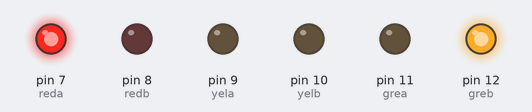
Simulated run of this sketch. Board: Arduino Uno, built with avr-gcc and run on an emulated ATmega328P. Parts: output pins drawn as LEDs (lit = HIGH).

Above: at 0.1 s.
At 25.1 s:
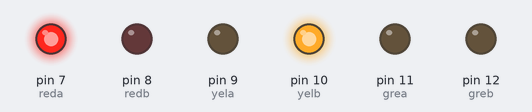
At 27.6 s:
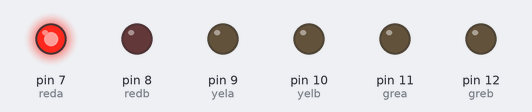
At 30.1 s:
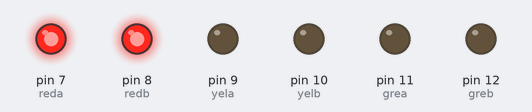
At 32.1 s:
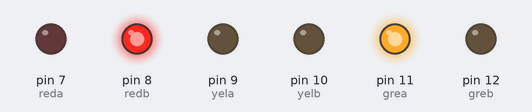
Timing chart, 0 to 33.6 s (numbered marks = the images above):
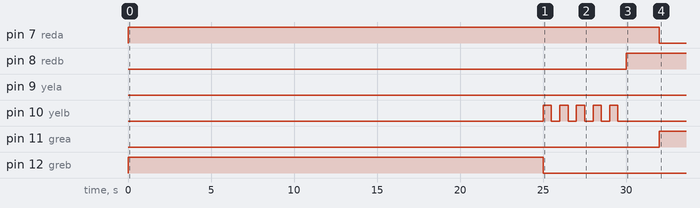

Measured:
- by itself, pin 7 (reda): LOW → HIGH at 0.00 s, → LOW 32.0 s later
- by itself, pin 8 (redb): LOW → HIGH at 30.0 s
- by itself, pin 10 (yelb): LOW → HIGH at 25.0 s, → LOW 0.50 s later, → HIGH 0.50 s later, → LOW 0.50 s later, … (10 changes in this stretch)
- by itself, pin 11 (grea): LOW → HIGH at 32.0 s
- by itself, pin 12 (greb): LOW → HIGH at 0.00 s, → LOW 25.0 s later

The sketch:

Smart_traffic_light.ino
```cpp
#define reda 7
#define redb 8
#define yela 9
#define yelb 10
#define grea 11
#define greb 12

int i = 0;

void setup() {
  Serial.begin(9600);

  pinMode(reda,OUTPUT);
  pinMode(redb,OUTPUT);
  pinMode(yela,OUTPUT);
  pinMode(yelb,OUTPUT);
  pinMode(grea,OUTPUT);
  pinMode(greb,OUTPUT);
}

void loop() {
  redlight();
  greenlight();
}

void redlight(){
  digitalWrite(reda,HIGH);
  digitalWrite(redb,LOW);
  digitalWrite(yela,LOW);
  digitalWrite(yelb,LOW);
  digitalWrite(grea,LOW);
  digitalWrite(greb,HIGH);
  delay(25000);

  digitalWrite(greb,LOW);
  i = 0;
  while(i < 5){
    digitalWrite(yelb,HIGH);
    delay(500);
    digitalWrite(yelb,LOW);
    i = i + 1;
    delay(500);
  }

  digitalWrite(redb,HIGH);
  delay(2000);
}

void greenlight(){
  digitalWrite(reda,LOW);
  digitalWrite(redb,HIGH);
  digitalWrite(yela,LOW);
  digitalWrite(yelb,LOW);
  digitalWrite(grea,HIGH);
  digitalWrite(greb,LOW);
  delay(25000);

  digitalWrite(grea,LOW);
  i = 0;
  while(i < 5){
    digitalWrite(yela,HIGH);
    delay(500);
    digitalWrite(yela,LOW);
    i = i + 1;
    delay(500);
  }

  digitalWrite(reda,HIGH);
  delay(2000);
}
```
